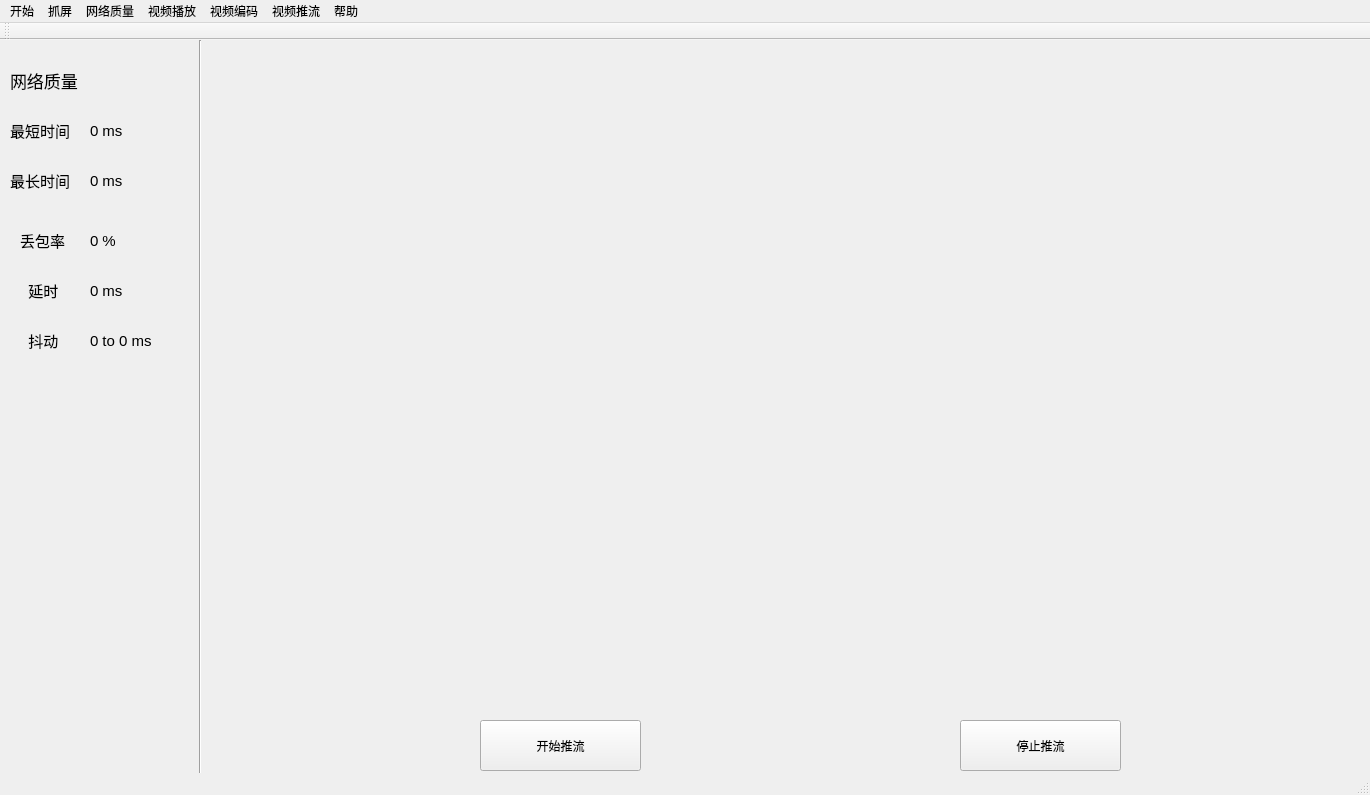
<?xml version="1.0" encoding="UTF-8"?>
<ui version="4.0">
 <class>Streamer</class>
 <widget class="QMainWindow" name="Streamer">
  <property name="geometry">
   <rect>
    <x>0</x>
    <y>0</y>
    <width>1370</width>
    <height>795</height>
   </rect>
  </property>
  <property name="windowTitle">
   <string>Streamer</string>
  </property>
  <widget class="QWidget" name="centralWidget">
   <widget class="QLabel" name="NetwrokLabel">
    <property name="geometry">
     <rect>
      <x>10</x>
      <y>10</y>
      <width>81</width>
      <height>61</height>
     </rect>
    </property>
    <property name="font">
     <font>
      <pointsize>13</pointsize>
     </font>
    </property>
    <property name="text">
     <string>网络质量</string>
    </property>
   </widget>
   <widget class="QLabel" name="MinLabel">
    <property name="geometry">
     <rect>
      <x>10</x>
      <y>70</y>
      <width>61</width>
      <height>41</height>
     </rect>
    </property>
    <property name="font">
     <font>
      <pointsize>11</pointsize>
     </font>
    </property>
    <property name="text">
     <string>最短时间</string>
    </property>
   </widget>
   <widget class="QLabel" name="MaxLabel">
    <property name="geometry">
     <rect>
      <x>10</x>
      <y>120</y>
      <width>61</width>
      <height>41</height>
     </rect>
    </property>
    <property name="font">
     <font>
      <pointsize>11</pointsize>
     </font>
    </property>
    <property name="text">
     <string>最长时间</string>
    </property>
   </widget>
   <widget class="QLabel" name="DelayLabel">
    <property name="geometry">
     <rect>
      <x>20</x>
      <y>230</y>
      <width>51</width>
      <height>41</height>
     </rect>
    </property>
    <property name="font">
     <font>
      <pointsize>11</pointsize>
     </font>
    </property>
    <property name="text">
     <string>  延时</string>
    </property>
   </widget>
   <widget class="QLabel" name="MinValue">
    <property name="geometry">
     <rect>
      <x>90</x>
      <y>80</y>
      <width>101</width>
      <height>21</height>
     </rect>
    </property>
    <property name="font">
     <font>
      <pointsize>11</pointsize>
     </font>
    </property>
    <property name="text">
     <string>0 ms</string>
    </property>
   </widget>
   <widget class="QLabel" name="MaxValue">
    <property name="geometry">
     <rect>
      <x>90</x>
      <y>130</y>
      <width>101</width>
      <height>21</height>
     </rect>
    </property>
    <property name="font">
     <font>
      <pointsize>11</pointsize>
     </font>
    </property>
    <property name="text">
     <string>0 ms</string>
    </property>
   </widget>
   <widget class="QLabel" name="DelayValue">
    <property name="geometry">
     <rect>
      <x>90</x>
      <y>240</y>
      <width>101</width>
      <height>21</height>
     </rect>
    </property>
    <property name="font">
     <font>
      <pointsize>11</pointsize>
     </font>
    </property>
    <property name="text">
     <string>0 ms</string>
    </property>
   </widget>
   <widget class="Line" name="VerticalLine">
    <property name="geometry">
     <rect>
      <x>190</x>
      <y>0</y>
      <width>20</width>
      <height>771</height>
     </rect>
    </property>
    <property name="orientation">
     <enum>Qt::Vertical</enum>
    </property>
   </widget>
   <widget class="QPushButton" name="StartButton">
    <property name="geometry">
     <rect>
      <x>480</x>
      <y>680</y>
      <width>161</width>
      <height>51</height>
     </rect>
    </property>
    <property name="text">
     <string>开始推流</string>
    </property>
   </widget>
   <widget class="QPushButton" name="StopButton">
    <property name="geometry">
     <rect>
      <x>960</x>
      <y>680</y>
      <width>161</width>
      <height>51</height>
     </rect>
    </property>
    <property name="text">
     <string>停止推流</string>
    </property>
   </widget>
   <widget class="QLabel" name="JitterLabel">
    <property name="geometry">
     <rect>
      <x>20</x>
      <y>280</y>
      <width>51</width>
      <height>41</height>
     </rect>
    </property>
    <property name="font">
     <font>
      <pointsize>11</pointsize>
     </font>
    </property>
    <property name="text">
     <string>  抖动</string>
    </property>
   </widget>
   <widget class="QLabel" name="JitterValue">
    <property name="geometry">
     <rect>
      <x>90</x>
      <y>290</y>
      <width>101</width>
      <height>21</height>
     </rect>
    </property>
    <property name="font">
     <font>
      <pointsize>11</pointsize>
     </font>
    </property>
    <property name="text">
     <string>0 to 0 ms</string>
    </property>
   </widget>
   <widget class="QLabel" name="LossLabel">
    <property name="geometry">
     <rect>
      <x>20</x>
      <y>180</y>
      <width>51</width>
      <height>41</height>
     </rect>
    </property>
    <property name="font">
     <font>
      <pointsize>11</pointsize>
     </font>
    </property>
    <property name="text">
     <string>丢包率</string>
    </property>
   </widget>
   <widget class="QLabel" name="LossValue">
    <property name="geometry">
     <rect>
      <x>90</x>
      <y>190</y>
      <width>101</width>
      <height>21</height>
     </rect>
    </property>
    <property name="font">
     <font>
      <pointsize>11</pointsize>
     </font>
    </property>
    <property name="text">
     <string>0 %</string>
    </property>
   </widget>
   <widget class="QWidget" name="VideoDisplay" native="true">
    <property name="geometry">
     <rect>
      <x>230</x>
      <y>50</y>
      <width>1101</width>
      <height>621</height>
     </rect>
    </property>
   </widget>
  </widget>
  <widget class="QToolBar" name="mainToolBar">
   <attribute name="toolBarArea">
    <enum>TopToolBarArea</enum>
   </attribute>
   <attribute name="toolBarBreak">
    <bool>false</bool>
   </attribute>
  </widget>
  <widget class="QStatusBar" name="statusBar"/>
  <widget class="QMenuBar" name="menuBar">
   <property name="geometry">
    <rect>
     <x>0</x>
     <y>0</y>
     <width>1370</width>
     <height>22</height>
    </rect>
   </property>
   <widget class="QMenu" name="StartUpMenu">
    <property name="title">
     <string>开始</string>
    </property>
    <addaction name="StartPushAction"/>
    <addaction name="StopPushAction"/>
    <addaction name="FileOutAction"/>
    <addaction name="QuitAction"/>
   </widget>
   <widget class="QMenu" name="InterceptScreenMenu">
    <property name="title">
     <string>抓屏</string>
    </property>
    <addaction name="GdiGrabAction"/>
   </widget>
   <widget class="QMenu" name="NetworkQualityMenu">
    <property name="title">
     <string>网络质量</string>
    </property>
    <addaction name="TcpingAction"/>
   </widget>
   <widget class="QMenu" name="VideoEncodeMenu">
    <property name="title">
     <string>视频编码</string>
    </property>
    <addaction name="AvEncodeAction"/>
   </widget>
   <widget class="QMenu" name="PushFlowMenu">
    <property name="title">
     <string>视频推流</string>
    </property>
    <addaction name="RtmpPushAction"/>
   </widget>
   <widget class="QMenu" name="HelpMenu">
    <property name="title">
     <string>帮助</string>
    </property>
    <addaction name="UsageAction"/>
    <addaction name="AboutAction"/>
   </widget>
   <widget class="QMenu" name="VideoDisplayMenu">
    <property name="title">
     <string>视频播放</string>
    </property>
    <addaction name="PicSendUIAction"/>
    <addaction name="SDLAction"/>
   </widget>
   <addaction name="StartUpMenu"/>
   <addaction name="InterceptScreenMenu"/>
   <addaction name="NetworkQualityMenu"/>
   <addaction name="VideoDisplayMenu"/>
   <addaction name="VideoEncodeMenu"/>
   <addaction name="PushFlowMenu"/>
   <addaction name="HelpMenu"/>
  </widget>
  <action name="StartPushAction">
   <property name="text">
    <string>开始推流</string>
   </property>
  </action>
  <action name="StopPushAction">
   <property name="text">
    <string>停止推流</string>
   </property>
  </action>
  <action name="FileOutAction">
   <property name="text">
    <string>生成本地文件</string>
   </property>
  </action>
  <action name="QuitAction">
   <property name="text">
    <string>退出</string>
   </property>
  </action>
  <action name="UsageAction">
   <property name="text">
    <string>软件用法</string>
   </property>
  </action>
  <action name="AboutAction">
   <property name="text">
    <string>软件相关</string>
   </property>
  </action>
  <action name="GdiGrabAction">
   <property name="checkable">
    <bool>true</bool>
   </property>
   <property name="checked">
    <bool>true</bool>
   </property>
   <property name="text">
    <string>Gdi抓屏</string>
   </property>
  </action>
  <action name="TcpingAction">
   <property name="checkable">
    <bool>true</bool>
   </property>
   <property name="checked">
    <bool>true</bool>
   </property>
   <property name="text">
    <string>Tcping</string>
   </property>
  </action>
  <action name="PicSendUIAction">
   <property name="checkable">
    <bool>true</bool>
   </property>
   <property name="checked">
    <bool>true</bool>
   </property>
   <property name="text">
    <string>PicSendUI</string>
   </property>
  </action>
  <action name="SDLAction">
   <property name="checkable">
    <bool>true</bool>
   </property>
   <property name="text">
    <string>SDL</string>
   </property>
  </action>
  <action name="AvEncodeAction">
   <property name="checkable">
    <bool>true</bool>
   </property>
   <property name="checked">
    <bool>true</bool>
   </property>
   <property name="text">
    <string>AvEncode</string>
   </property>
  </action>
  <action name="RtmpPushAction">
   <property name="checkable">
    <bool>true</bool>
   </property>
   <property name="checked">
    <bool>true</bool>
   </property>
   <property name="text">
    <string>RtmpPush</string>
   </property>
  </action>
 </widget>
 <layoutdefault spacing="6" margin="11"/>
 <resources/>
 <connections/>
</ui>
